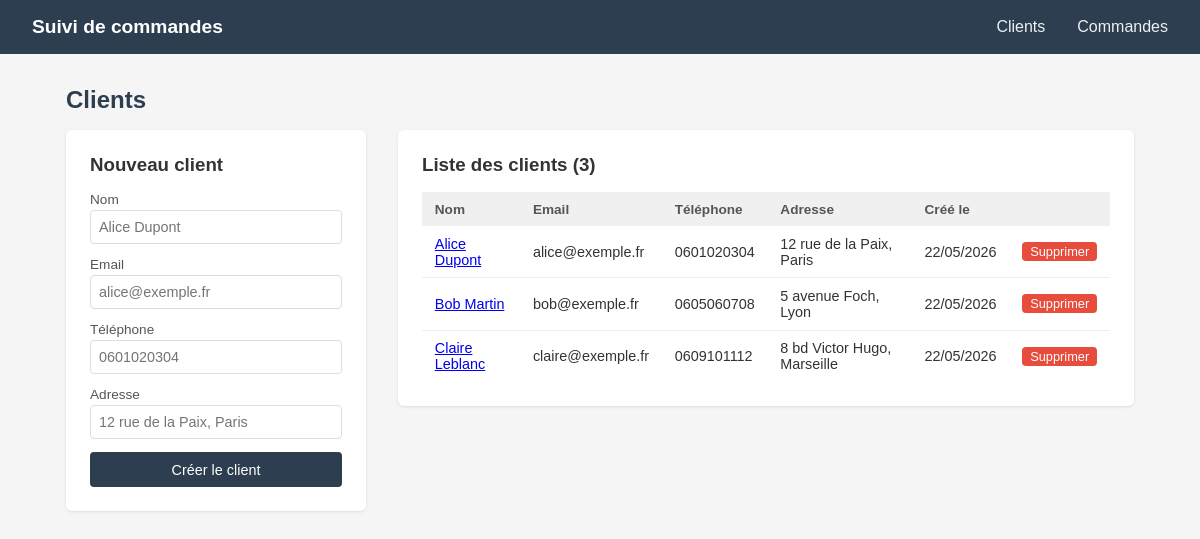
/clients/, run on the app's committed database.
### app/models/client.py (models this page shows)
class Client(SQLModel, table=True):
    id: Optional[int] = Field(default=None, primary_key=True)
    name: str
    email: str
    phone: str
    address: str
    created_at: datetime = Field(default_factory=datetime.now)
    orders: List["Order"] = Relationship(back_populates="client")

### app/routes/clients.py (the view)
@router.get("/", response_class=HTMLResponse) # Cet endpoint affiche la liste de tous les clients. On récupère tous les clients de la base de données et on les passe au template pour les afficher.
def list_clients(request: Request, session: Session = Depends(get_session)):
    clients = session.exec(select(Client)).all()
    return templates.TemplateResponse(request, "clients/index.html", {"clients": clients})

### templates/clients/index.html
{% extends "base.html" %}
{% block content %}
<h2>Clients</h2>
<div class="layout">
    <div class="form-card card">
        <h3 style="margin-bottom:1rem;">Nouveau client</h3>
        <form hx-post="/clients/"
              hx-target="#client-list"
              hx-swap="outerHTML"
              hx-on::after-request="if(event.detail.successful) this.reset()">
            <label>Nom</label>
            <input type="text" name="name" required placeholder="Alice Dupont">
            <label>Email</label>
            <input type="email" name="email" required placeholder="alice@exemple.fr">
            <label>Téléphone</label>
            <input type="text" name="phone" required placeholder="0601020304">
            <label>Adresse</label>
            <input type="text" name="address" required placeholder="12 rue de la Paix, Paris">
            <button type="submit">Créer le client</button>
        </form>
    </div>
    {% include "clients/_list.html" %}
</div>
{% endblock %}

### templates/clients/_list.html
<div id="client-list" class="list-card card">
    <h3 style="margin-bottom:1rem;">Liste des clients ({{ clients|length }})</h3>
    {% if clients %}
    <table>
        <thead>
            <tr>
                <th>Nom</th>
                <th>Email</th>
                <th>Téléphone</th>
                <th>Adresse</th>
                <th>Créé le</th>
                <th></th>
            </tr>
        </thead>
        <tbody>
            {% for client in clients %}
            <tr>
                <td><a href="/clients/{{ client.id }}/commandes">{{ client.name }}</a></td>
                <td>{{ client.email }}</td>
                <td>{{ client.phone }}</td>
                <td>{{ client.address }}</td>
                <td>{{ client.created_at.strftime("%d/%m/%Y") }}</td>
                <td>
                    <button
                        hx-delete="/clients/{{ client.id }}"
                        hx-target="#client-list"
                        hx-swap="outerHTML"
                        hx-confirm="Supprimer {{ client.name }} ? Ses commandes seront aussi supprimées."
                        style="width:auto; padding: 2px 8px; background:#e74c3c; font-size:0.8rem;">
                        Supprimer
                    </button>
                </td>
            </tr>
            {% endfor %}
        </tbody>
    </table>
    {% else %}
    <p style="color:#999;">Aucun client pour l'instant.</p>
    {% endif %}
</div>

### templates/base.html (style rules this page uses)
* { box-sizing: border-box; margin: 0; padding: 0; }
body { font-family: sans-serif; background: #f5f5f5; color: #333; }
h2 { margin-bottom: 1rem; color: #2c3e50; }
.layout { display: flex; gap: 2rem; align-items: flex-start; }
.layout .form-card { flex: 0 0 300px; }
.layout .list-card { flex: 1; }
.card { background: white; border-radius: 6px; padding: 1.5rem; box-shadow: 0 1px 3px rgba(0,0,0,0.1); }
table { width: 100%; border-collapse: collapse; }
th { text-align: left; padding: 0.6rem 0.8rem; background: #f0f0f0; font-size: 0.85rem; color: #555; }
td { padding: 0.6rem 0.8rem; border-bottom: 1px solid #eee; font-size: 0.9rem; }
tr:last-child td { border-bottom: none; }
label { display: block; font-size: 0.85rem; margin-bottom: 0.2rem; color: #555; }
input, select { width: 100%; padding: 0.5rem; border: 1px solid #ddd; border-radius: 4px; font-size: 0.9rem; margin-bottom: 0.8rem; }
button { width: 100%; padding: 0.6rem; background: #2c3e50; color: white; border: none; border-radius: 4px; cursor: pointer; font-size: 0.9rem; }

### data on the page
Client: name "Alice Dupont", email "alice@exemple.fr", phone "0601020304", address "12 rue de la Paix, Paris", created_at "22/05/2026"
Client: name "Bob Martin", email "bob@exemple.fr", phone "0605060708", address "5 avenue Foch, Lyon", created_at "22/05/2026"
Client: name "Claire Leblanc", email "claire@exemple.fr", phone "0609101112", address "8 bd Victor Hugo, Marseille", created_at "22/05/2026"

### other printed values
{{ clients|length }} "3"
